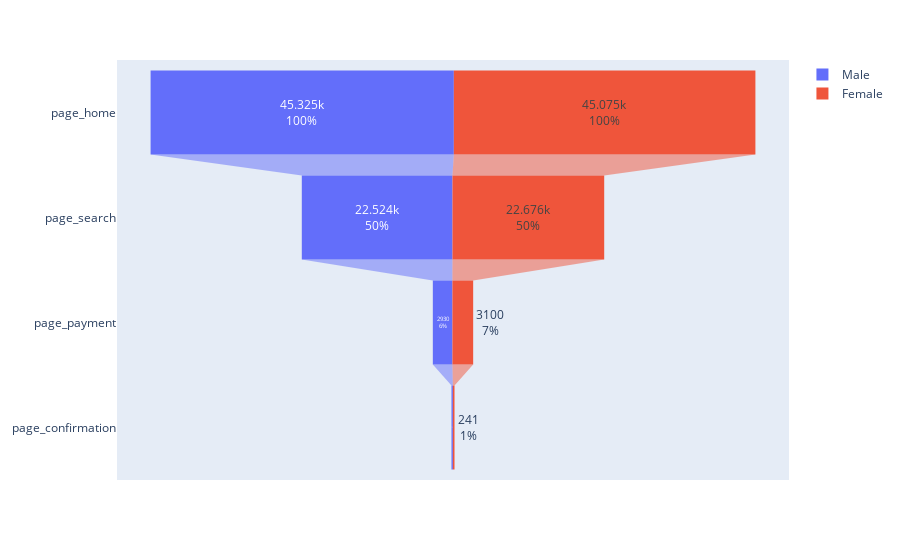

Notebook code cell kept with this figure:
### Code cell
from plotly import graph_objects as go
fig = px.funnel()
fig.add_trace(go.Funnel(
    name = 'Male',
    y = sex_funnel_t.loc[4:8,'stage'],
    x = sex_funnel_t.loc[4:8,'count'],
    textinfo = "value+percent initial"))

fig.add_trace(go.Funnel(
    name = 'Female',
    y = sex_funnel_t.loc[:3,'stage'],
    x = sex_funnel_t.loc[:3,'count'],
    textinfo = "value+percent initial"))

fig.show()

### Figure 1 — Plotly figure (JSON) as saved in the notebook; plotly's stock layout.template omitted (floating-point values rounded to 4 significant figures)
{"data": [{"name": "Male", "textinfo": "value+percent initial", "type": "funnel", "x": [45325, 22524, 2930, 211], "y": ["page_home", "page_search", "page_payment", "page_confirmation"]}, {"name": "Female", "textinfo": "value+percent initial", "type": "funnel", "x": [45075, 22676, 3100, 241], "y": ["page_home", "page_search", "page_payment", "page_confirmation"]}], "layout": {"legend": {"tracegroupgap": 0}, "margin": {"t": 60}, "xaxis": {"anchor": "y", "domain": [0, 1]}, "yaxis": {"anchor": "x", "domain": [0, 1]}}}
